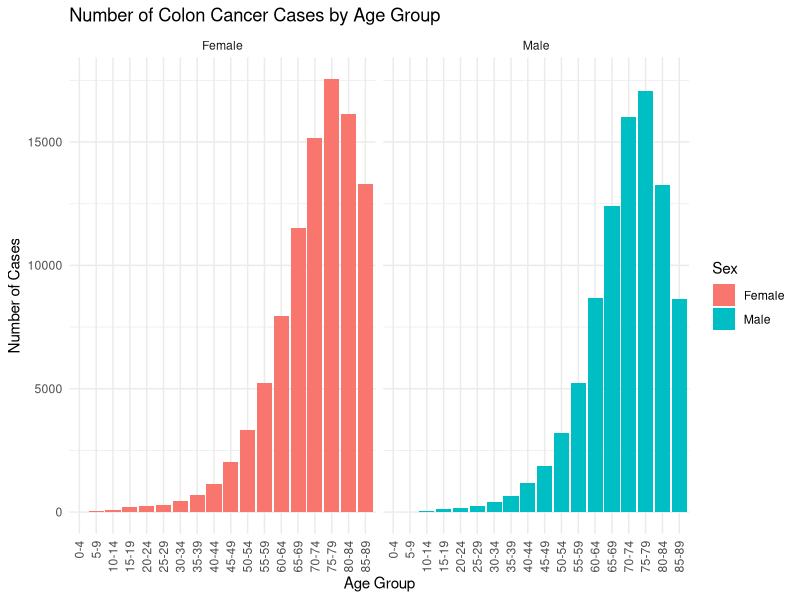
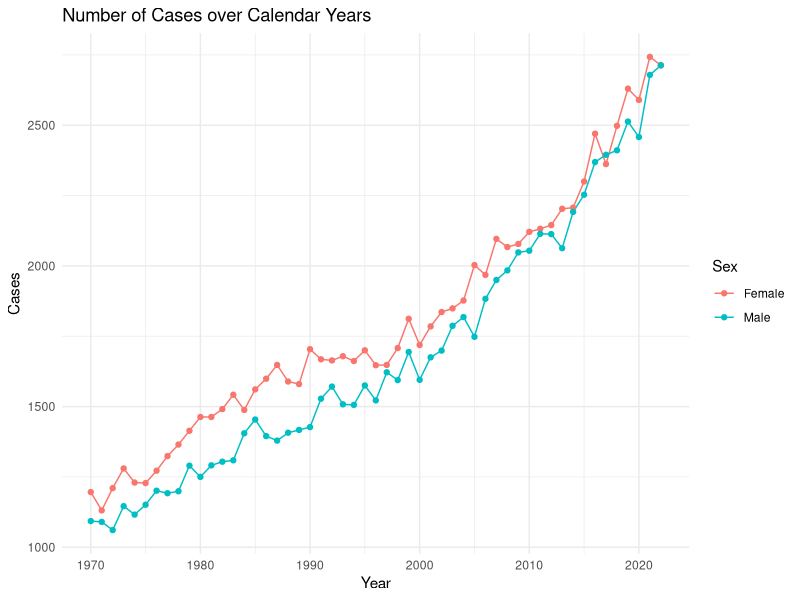
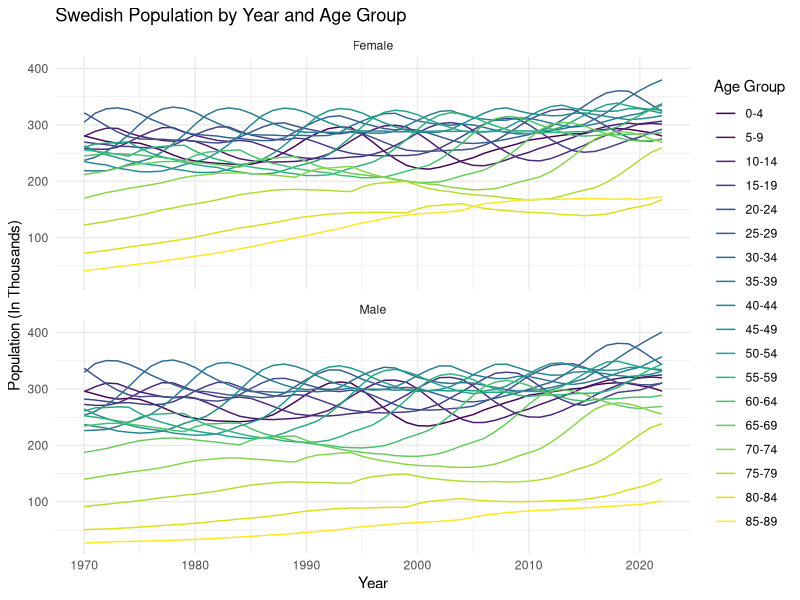
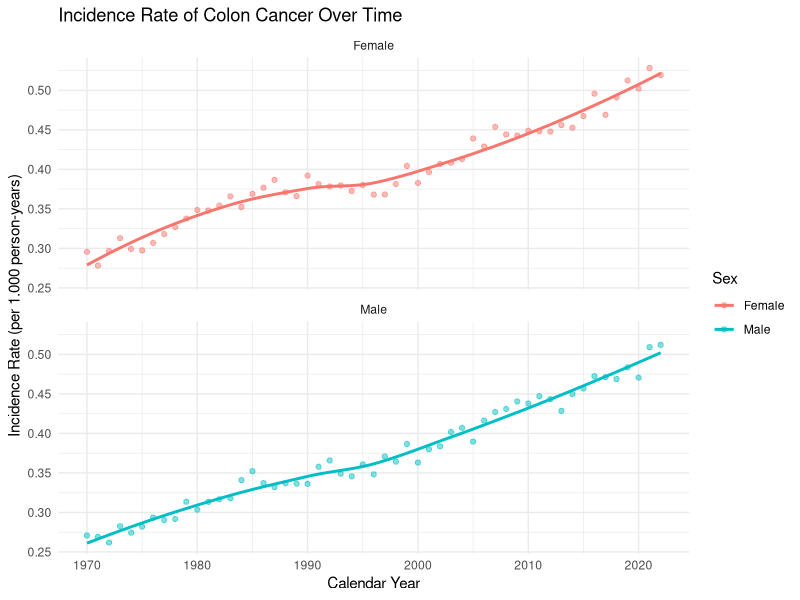
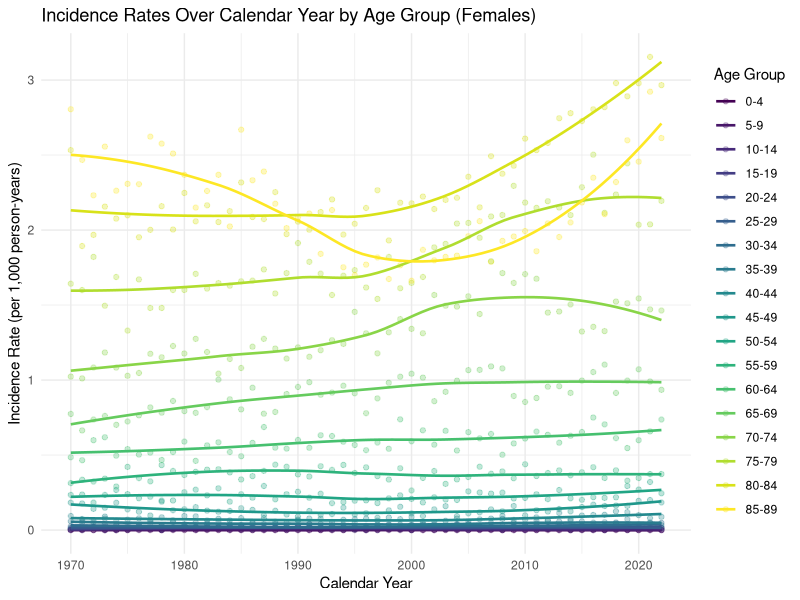
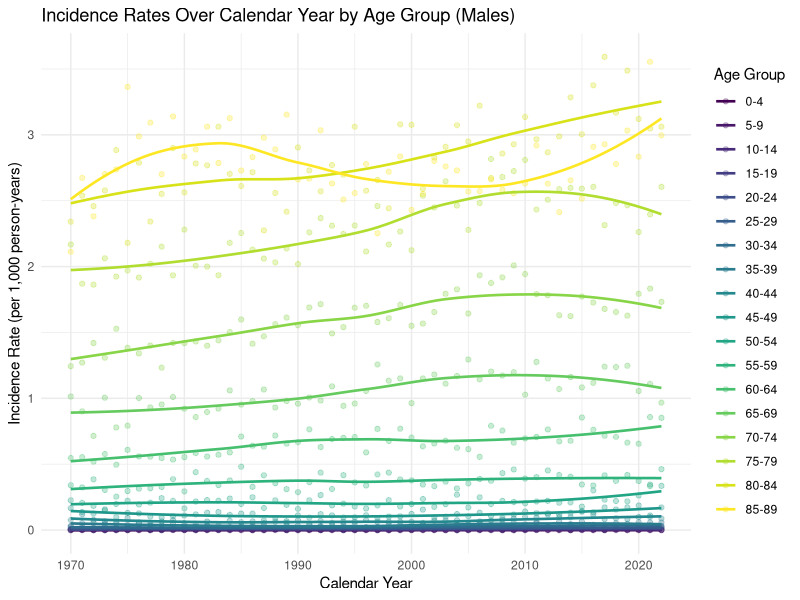
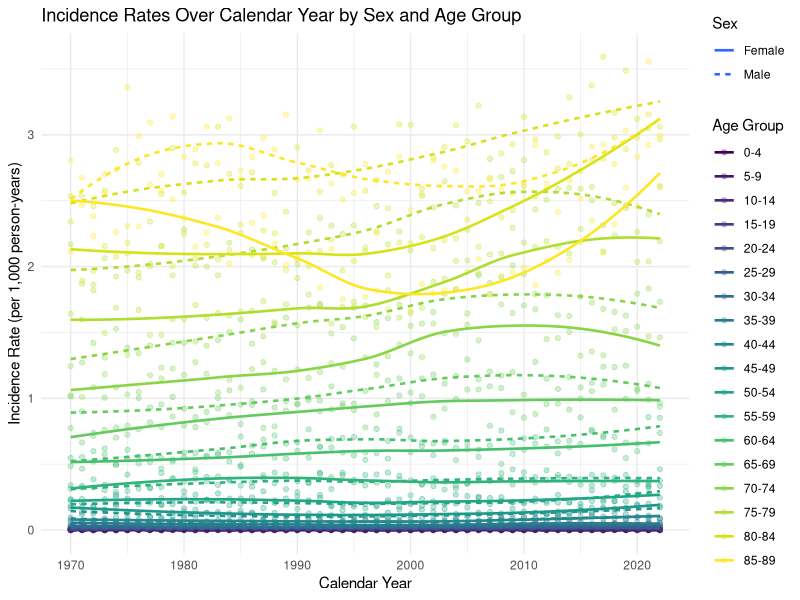
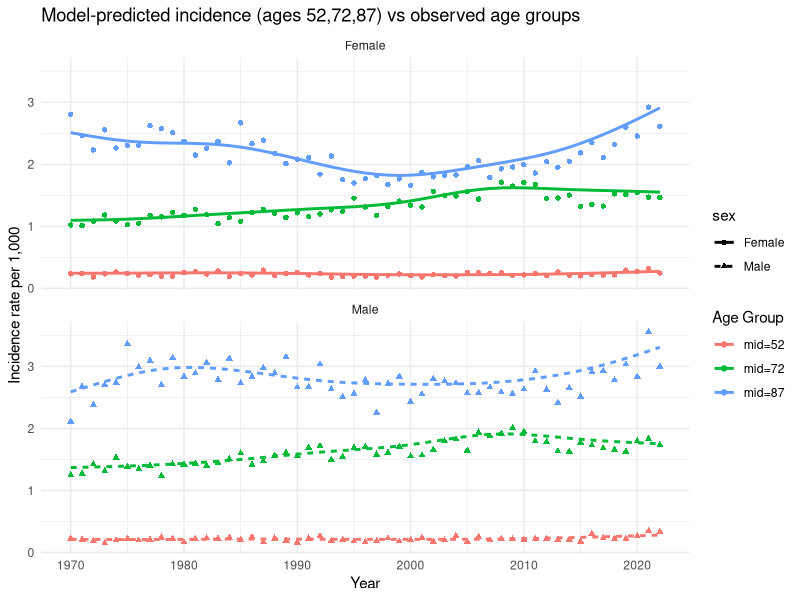

The R source for these figures, in order:
## ---- chunk 1
knitr::opts_chunk$set(echo = TRUE,warning = FALSE)
## ---- chunk 2
library(ggplot2)
library(RColorBrewer)
library(scales)
library(mgcv)
library(dplyr)
## ---- chunk 3
#Read in Table
cases <- read.table("cases-1.tsv")

#Need to turn first row into headers
colnames(cases) <- cases[1, ]
cases <- cases[-1, ]
## ---- chunk 4
#Clean Up Data Frame Column Types

cases$agegroup <- factor(
  cases$agegroup,
  levels = c("0-4", "5-9", "10-14", "15-19", "20-24", "25-29", "30-34",
             "35-39", "40-44", "45-49", "50-54", "55-59", "60-64", "65-69",
             "70-74", "75-79", "80-84", "85-89"),
  ordered = TRUE
)

cases$sex <- factor(cases$sex)
cases$year <- as.numeric(cases$year)
cases$n <- as.numeric(cases$n)
## ---- chunk 5
 #Graph showing the number of cases by age group and sex.
ggplot(cases, aes(x = agegroup, y = n, fill = sex)) +
  geom_col() +
  facet_wrap(~ sex) +
  theme_minimal() +
  labs(
    title = "Number of Colon Cancer Cases by Age Group",
    fill = "Sex",
    x = "Age Group",
    y = "Number of Cases"
  ) +
  theme(axis.text.x = element_text(angle = 90, hjust = 1, vjust = 0.5))
    
## ---- chunk 6
#Obtain the total number of cases in each calendar year by males and females
cases_by_year <- aggregate(n ~ year + sex, data = cases, sum)

#Create graphs showing the number of cases over calendar years,
#separately for males and females
ggplot(cases_by_year, aes(x = year, y = n, color = sex)) +
  geom_line() +
  geom_point() +
  labs(
    title = "Number of Cases over Calendar Years",
    color = "Sex",
    x = "Year",
    y = "Cases") +
  theme_minimal()

## ---- chunk 7
#Read in the table
population <- read.table("population-1.tsv")

#Need to turn first row into headers
colnames(population) <- population[1, ]
population <- population[-1, ]
## ---- chunk 8
#Clean up the Dataframe
population$agegroup <- factor(
  population$agegroup,
  levels = c("0-4", "5-9", "10-14", "15-19", "20-24", "25-29", "30-34", 
             "35-39", "40-44", "45-49", "50-54", "55-59", "60-64", "65-69", 
             "70-74", "75-79", "80-84", "85-89"),
  ordered = TRUE
)

population$sex <- factor(population$sex)
population$year <- as.numeric(population$year)
population$n_pop <- as.numeric(population$n_pop)
## ---- chunk 9
#Create graphs that illustrate the population size over age groups 
#and calendar year simultaneously, separately by males and females.

ggplot(population, aes(x = year, y = n_pop, color = agegroup)) +
  geom_line() +
  facet_wrap(~ sex, ncol = 1) +
  scale_y_continuous(labels = label_number(scale = 1e-3,)) +
  labs(
    title = "Swedish Population by Year and Age Group",
    color = "Age Group",
    x = "Year",
    y = "Population (In Thousands)") +
  theme_minimal()
## ---- chunk 10
#Merged information on number of cases and the number of persons at risk in each year, 
#for each age group and sex. 
merged_df <- merge(cases, population, by = c("agegroup", "year", "sex"))

#Separate data frame with the total number of cases 
#and the total population size in each calendar year by males and females.

cases_sum <- aggregate(n ~ year + sex, data = merged_df, sum)
population_sum <- aggregate(n_pop ~ year + sex, data = merged_df, sum)
summary_df <- merge(cases_sum, population_sum, by = c("year", "sex"))
## ---- chunk 11
# Create incidence rates

# Age incidence rates (agegroup × year × sex)
merged_df$Incidencerate <- merged_df$n / merged_df$n_pop
merged_df$Incidencerate_per1000 <- merged_df$Incidencerate * 1000

# Summary incidence rates (year × sex totals)
summary_df$Incidencerate <- summary_df$n / summary_df$n_pop
summary_df$Incidencerate_per1000 <- summary_df$Incidencerate * 1000

# Example rows 
cat("\n Example rows (summary_df) \n")
print(summary_df[sample(nrow(summary_df), 5),
                 c("year", "sex", "n", "n_pop", "Incidencerate",
                   "Incidencerate_per1000")])

cat("\n Example rows (merged_df) \n")
print(merged_df[sample(nrow(merged_df), 5),
                c("agegroup", "year", "sex", "n", "n_pop","Incidencerate",
                  "Incidencerate_per1000")])
## ---- chunk 12
# Plot the Incidence Rate 
ggplot(summary_df, aes(x = year, y = Incidencerate_per1000, color = sex)) +
  geom_point(alpha = 0.5) +                    # show actual data points
  geom_smooth(method = "loess", se = FALSE) +  # smoother curve
  facet_wrap(~ sex, ncol = 1) +                # separate for males/females
  theme_minimal() +
  labs(
    title = "Incidence Rate of Colon Cancer Over Time",
    x = "Calendar Year",
    y = "Incidence Rate (per 1.000 person-years)",
    color = "Sex"
  )
## ---- chunk 13
# Fit Poisson Regression Model
poisson_model <- glm(
  n ~ year + sex,                 # independent variables
  offset = log(n_pop),            # log of population size as offset
  family = poisson(link = "log"), # Poisson model
  data = summary_df
)

# View model summary
summary(poisson_model)
## ---- chunk 14
#Two separate incidence rate graphs. First one only for females and the second
#one for males.

female_df <- subset(merged_df, sex == "Female")

ggplot(female_df, aes(x = year,
y = Incidencerate_per1000,
color = agegroup)) +
geom_point(alpha = 0.3) +
geom_smooth(se = FALSE, method = "loess", linewidth = 0.9) +
theme_minimal() +
labs(
title = "Incidence Rates Over Calendar Year by Age Group (Females)",
x = "Calendar Year",
y = "Incidence Rate (per 1,000 person-years)",
color = "Age Group"
)

male_df <- subset(merged_df, sex == "Male")

ggplot(male_df, aes(x = year,
y = Incidencerate_per1000,
color = agegroup)) +
geom_point(alpha = 0.3) +
geom_smooth(se = FALSE, method = "loess", linewidth = 0.9) +
theme_minimal() +
labs(
title = "Incidence Rates Over Calendar Year by Age Group (Males)",
x = "Calendar Year",
y = "Incidence Rate (per 1,000 person-years)",
color = "Age Group")
## ---- chunk 15
#One combined graph of incidence rates over time. The dashed line is for males
#and the continuous line is for females.

ggplot(merged_df, aes(x = year,y = Incidencerate_per1000, color = agegroup,
                      linetype = sex)) + geom_point(alpha = 0.3) +
  geom_smooth(se = FALSE, method = "loess", linewidth = 0.9) + theme_minimal() + 
  labs(
title = "Incidence Rates Over Calendar Year by Sex and Age Group",
x = "Calendar Year",
y = "Incidence Rate (per 1,000 person-years)",
color = "Age Group",
linetype = "Sex"
)

## ---- chunk 16
#Fit Poisson model with age-specific counts
#    - Dependent variable: n (number of cases)
#    - Offset: log(n_pop) (age-specific population size)
#    - Predictors: year, sex, agegroup + all interactions
poisson_age_model <- glm(
  n ~ year * sex * agegroup,
  offset = log(n_pop),
  family = poisson(link = "log"),
  data = merged_df
)

summary(poisson_age_model)

## ---- chunk 17

#Creating new data for predictions for age group 70-74 in 1970 and 2020 from
#the model above.
newdata_70_74 <- data.frame(
  year     = c(1970, 1970, 2020, 2020),
  sex      = factor(c("Female", "Male", "Female", "Male"),
                    levels = levels(merged_df$sex)),
  agegroup = factor(rep("70-74", 4),
                    levels = levels(merged_df$agegroup)),
  #Set n_pop to 1 so predicted value is a rate.
  n_pop    = 1 
)

#Predicted incidence rates per person-year.
newdata_70_74$IR <- predict(
  poisson_age_model,
  newdata = newdata_70_74,
  type = "response"
)

#Convert to incidence per 1,000 person-years
newdata_70_74$IR_per_1000 <- newdata_70_74$IR * 1000

newdata_70_74

## ---- chunk 18
if (!"age_mid" %in% names(merged_df)) {
  merged_df <- merged_df %>%
    mutate(
      age_start = as.numeric(sub("^(\\d+)-.*$", "\\1", agegroup)),
      age_end   = as.numeric(sub("^.*-(\\d+)$", "\\1", agegroup)),
      age_mid   = (age_start + age_end) / 2
    ) %>% select(-age_start, -age_end)
}


if (!"Incidencerate" %in% names(merged_df)) {
  merged_df <- merged_df %>%
    mutate(Incidencerate = n / n_pop,
           Incidencerate_per1000 = Incidencerate * 1000)
}

merged_df$sex <- factor(merged_df$sex)

# Fit GAM: year, age spline
gam_model <- gam(
  n ~ sex +
    s(age_mid,  by = sex, k = 8) +
    s(year,     by = sex, k = 10) +
    ti(year, age_mid, by = sex, k = c(8,6)),
  offset = log(n_pop),
  family = poisson,
  data = merged_df,
  method = "REML"
)

summary(gam_model)

# Predict for ages 52,72,87 across all years
pred_ages <- c(52, 72, 87)
years     <- sort(unique(merged_df$year))
sex_levels <- levels(merged_df$sex)

newpred <- expand.grid(
  year = years,
  sex  = sex_levels,
  age_mid = pred_ages
)

newpred$n_pop <- 1
newpred$pred_rate <- predict(gam_model, newdata = newpred, type = "response")
newpred$pred_rate_per1000 <- newpred$pred_rate * 1000
newpred$age_label <- paste0("mid=", newpred$age_mid)

# Observed: pick groups 50–54, 70–74, 85–89
obs_groups <- c("50-54", "70-74", "85-89")
age_mid_map <- data.frame(
  agegroup = obs_groups,
  age_mid = c(52, 72, 87)
)

obs_df <- merged_df %>%
  filter(agegroup %in% obs_groups) %>%
  group_by(year, sex, agegroup) %>%
  summarise(n = sum(n), n_pop = sum(n_pop), .groups = "drop") %>%
  mutate(obs_rate_per1000 = n / n_pop * 1000) %>%
  left_join(age_mid_map, by = "agegroup") %>%
  mutate(age_label = paste0("mid=", age_mid))

# Plot: model (line) vs observed (points)
ggplot() +
  geom_line(
    data = newpred,
    aes(x = year, y = pred_rate_per1000, color = age_label, linetype = sex),
    linewidth = 1
  ) +
  geom_point(
    data = obs_df,
    aes(x = year, y = obs_rate_per1000, color = age_label, shape = sex),
    linewidth = 2
  ) +
  facet_wrap(~ sex, ncol = 1) +
  scale_color_discrete(name = "Age Group") +
  labs(
    title = "Model-predicted incidence (ages 52,72,87) vs observed age groups",
    x = "Year", y = "Incidence rate per 1,000"
  ) +
  theme_minimal()
## ---- chunk 19
# Get sex-specific 2022 age distribution (weights)

pop2022 <- merged_df %>%
  filter(year == 2022) %>%
  group_by(sex, agegroup) %>%
  summarise(n_pop = sum(n_pop), .groups = "drop") %>%
  group_by(sex) %>%
  mutate(weight = n_pop / sum(n_pop)) %>%
  ungroup()

# Compute age-specific incidence rates

rates <- merged_df %>%
  mutate(IR = n / n_pop)   # per person-year

# Direct age standardisation for each year and sex

std_rates <- rates %>%
  left_join(pop2022 %>% select(sex, agegroup, weight),
            by = c("sex", "agegroup")) %>%
  group_by(year, sex) %>%
  summarise(
    std_IR = sum(IR * weight),               # standardized rate
    std_IR_1000 = std_IR * 1000,             # per 1000
    .groups = "drop"
  )

# Compute the crude (non-age-standardized) rates per 1000

crude_rates <- summary_df %>%
  mutate(crude_IR_1000 = (n / n_pop) * 1000)

# Plot standardized vs non-standardized curves

ggplot() +
  # Crude (non-standardized): lighter line
  geom_line(data = crude_rates,
            aes(x = year, y = crude_IR_1000, color = sex),
            linewidth = 0.8, alpha = 0.45) +

  # Standardized: darker line
  geom_line(data = std_rates,
            aes(x = year, y = std_IR_1000, color = sex),
            linewidth = 1.4) +



  theme_minimal() +
  labs(
    title = "Age-standardized vs crude incidence rates (per 1,000)",
    subtitle = "Darker = standardized to 2022 age distribution; Lighter = crude",
    x = "Year",
    y = "Incidence rate per 1,000",
    color = "Sex"
  ) +
  scale_color_brewer(palette = "Dark2")


## ---- chunk 20

# Fit Poisson regression with full interactions

poisson_age_model <- glm(
  n ~ year * sex * agegroup,
  offset = log(n_pop),
  family = poisson(link = "log"),
  data = merged_df
)


# Get 2022 standard population distribution (sex-specific)

std_pop <- subset(population, year == 2022)

# Sex-specific weight within each sex
std_pop$weight <- std_pop$n_pop / ave(std_pop$n_pop, std_pop$sex, FUN = sum)


# Create prediction dataset for all ages, both sexes

new_pred <- expand.grid(
  year     = c(1970, 2020),
  sex      = levels(merged_df$sex),
  agegroup = levels(merged_df$agegroup)
)

# Predict rate → set offset = log(1)
new_pred$n_pop <- 1


# Predict age-specific incidence rates from model

new_pred$IR <- predict(
  poisson_age_model,
  newdata = new_pred,
  type = "response"
)


# Merge predicted rates with the 2022 standard weights

new_pred <- merge(
  new_pred,
  std_pop[, c("sex", "agegroup", "weight")],
  by = c("sex", "agegroup"),
  all.x = TRUE
)


# Compute age-standardised rates (ASR)
# ASR = Sum_a  (predicted rate × 2022 weight)

ASR <- aggregate(
  IR * weight ~ year + sex,
  data = new_pred,
  sum
)

names(ASR)[3] <- "ASR"

ASR$ASR_per_1000 <- ASR$ASR * 1000

print(ASR)

